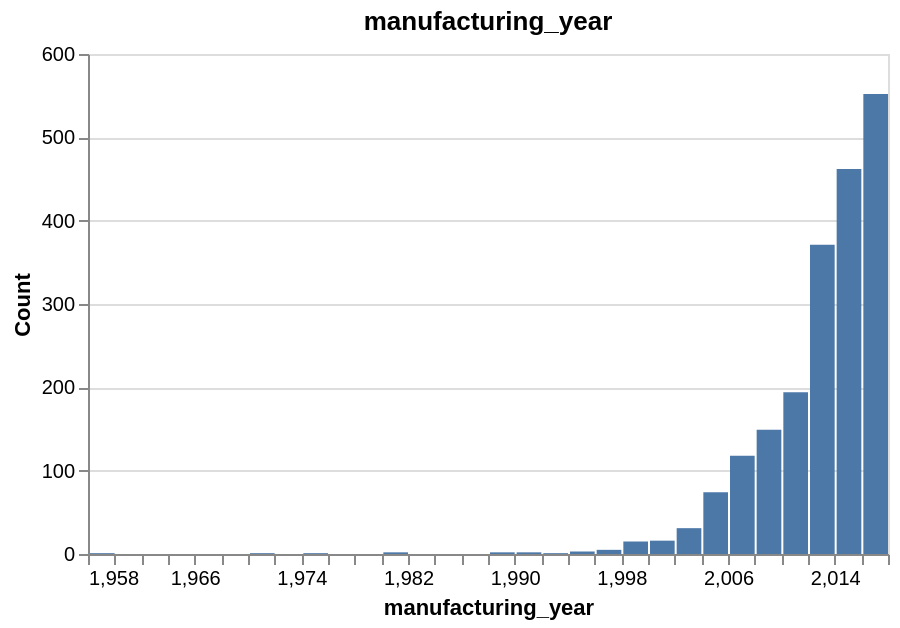
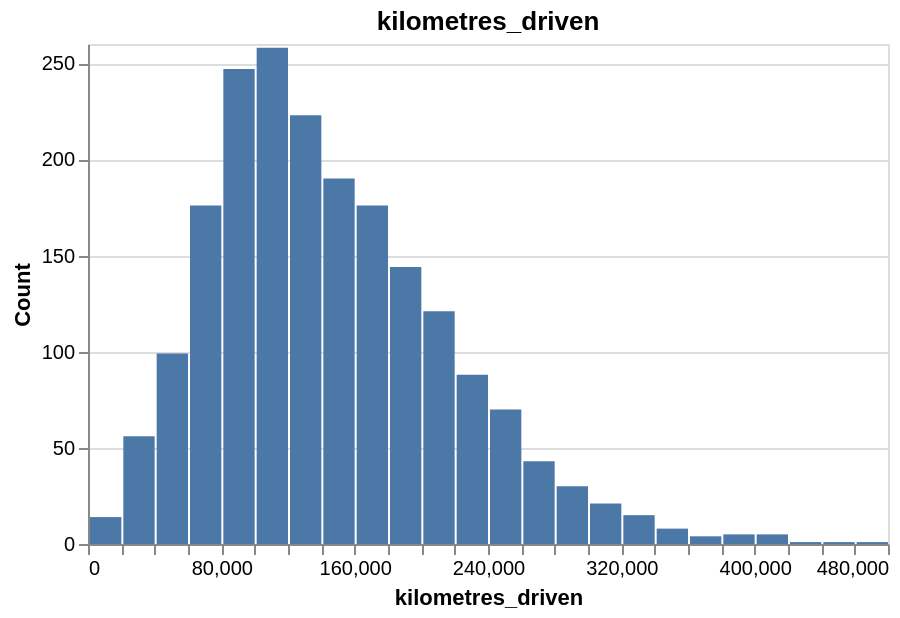

The notebook cell these images were saved under, in order:
### Code cell
#exploring on numerical columns
num_cols = ["manufacturing_year", "kilometres_driven", "price"]

for col in num_cols:
    display(alt.Chart(training_df[[col]].dropna().sample(2000, random_state=42)).mark_bar().encode(
        alt.X(f"{col}:Q", bin=alt.Bin(maxbins=40), title=col),
        alt.Y("count()", title="Count"),
        tooltip=["count()"]
    ).properties(title=col, width=400, height=250))

### Figure 1 — Vega specification as saved in the notebook (floating-point values rounded to 4 significant figures)
{"$schema": "https://vega.github.io/schema/vega/v5.json", "data": [{"name": "source_0", "values": [{"__count": 149, "bin_maxbins_40_manufacturing_year": 2008.0, "bin_maxbins_40_manufacturing_year_end": 2010.0}, {"__count": 462, "bin_maxbins_40_manufacturing_year": 2014.0, "bin_maxbins_40_manufacturing_year_end": 2016.0}, {"__count": 552, "bin_maxbins_40_manufacturing_year": 2016.0, "bin_maxbins_40_manufacturing_year_end": 2018.0}, {"__count": 194, "bin_maxbins_40_manufacturing_year": 2010.0, "bin_maxbins_40_manufacturing_year_end": 2012.0}, {"__count": 371, "bin_maxbins_40_manufacturing_year": 2012.0, "bin_maxbins_40_manufacturing_year_end": 2014.0}, {"__count": 118, "bin_maxbins_40_manufacturing_year": 2006.0, "bin_maxbins_40_manufacturing_year_end": 2008.0}, {"__count": 16, "bin_maxbins_40_manufacturing_year": 2000.0, "bin_maxbins_40_manufacturing_year_end": 2002.0}, {"__count": 2, "bin_maxbins_40_manufacturing_year": 1988.0, "bin_maxbins_40_manufacturing_year_end": 1990.0}, {"__count": 74, "bin_maxbins_40_manufacturing_year": 2004.0, "bin_maxbins_40_manufacturing_year_end": 2006.0}, {"__count": 31, "bin_maxbins_40_manufacturing_year": 2002.0, "bin_maxbins_40_manufacturing_year_end": 2004.0}, {"__count": 15, "bin_maxbins_40_manufacturing_year": 1998.0, "bin_maxbins_40_manufacturing_year_end": 2000.0}, {"__count": 3, "bin_maxbins_40_manufacturing_year": 1994.0, "bin_maxbins_40_manufacturing_year_end": 1996.0}, {"__count": 5, "bin_maxbins_40_manufacturing_year": 1996.0, "bin_maxbins_40_manufacturing_year_end": 1998.0}, {"__count": 1, "bin_maxbins_40_manufacturing_year": 1974.0, "bin_maxbins_40_manufacturing_year_end": 1976.0}, {"__count": 2, "bin_maxbins_40_manufacturing_year": 1980.0, "bin_maxbins_40_manufacturing_year_end": 1982.0}, {"__count": 1, "bin_maxbins_40_manufacturing_year": 1958.0, "bin_maxbins_40_manufacturing_year_end": 1960.0}, {"__count": 2, "bin_maxbins_40_manufacturing_year": 1990.0, "bin_maxbins_40_manufacturing_year_end": 1992.0}, {"__count": 1, "bin_maxbins_40_manufacturing_year": 1992.0, "bin_maxbins_40_manufacturing_year_end": 1994.0}, {"__count": 1, "bin_maxbins_40_manufacturing_year": 1970.0, "bin_maxbins_40_manufacturing_year_end": 1972.0}]}, {"name": "source_0_y_domain___count", "values": [{"min": 1, "max": 552}]}], "signals": [{"name": "bin_maxbins_40_manufacturing_year_bins", "value": {"fields": ["manufacturing_year"], "fname": "bin_manufacturing_year", "start": 1958.0, "step": 2.0, "stop": 2018.0}}], "marks": [{"type": "rect", "name": "marks", "from": {"data": "source_0"}, "encode": {"update": {"y": {"field": "__count", "scale": "y"}, "x": {"field": "bin_maxbins_40_manufacturing_year_end", "scale": "x", "offset": {"signal": "0.5 + (abs(scale(\"x\", datum[\"bin_maxbins_40_manufacturing_year_end\"]) - scale(\"x\", datum[\"bin_maxbins_40_manufacturing_year\"])) < 0.25 ? 0.5 * (0.25 - (abs(scale(\"x\", datum[\"bin_maxbins_40_manufacturing_year_end\"]) - scale(\"x\", datum[\"bin_maxbins_40_manufacturing_year\"])))) : -0.5)"}}, "y2": {"value": 0, "scale": "y"}, "fill": {"value": "#4c78a8"}, "x2": {"field": "bin_maxbins_40_manufacturing_year", "scale": "x", "offset": {"signal": "0.5 + (abs(scale(\"x\", datum[\"bin_maxbins_40_manufacturing_year_end\"]) - scale(\"x\", datum[\"bin_maxbins_40_manufacturing_year\"])) < 0.25 ? -0.5 * (0.25 - (abs(scale(\"x\", datum[\"bin_maxbins_40_manufacturing_year_end\"]) - scale(\"x\", datum[\"bin_maxbins_40_manufacturing_year\"])))) : 0.5)"}}, "tooltip": {"signal": "{\"Count of Records\": format(datum[\"__count\"], \"\")}"}}}, "style": ["bar"]}], "scales": [{"name": "x", "type": "linear", "domain": {"signal": "[bin_maxbins_40_manufacturing_year_bins.start, bin_maxbins_40_manufacturing_year_bins.stop]"}, "range": [0, {"signal": "width"}], "bins": {"signal": "bin_maxbins_40_manufacturing_year_bins"}, "zero": false}, {"name": "y", "type": "linear", "domain": [{"signal": "(data(\"source_0_y_domain___count\")[0] || {}).min"}, {"signal": "(data(\"source_0_y_domain___count\")[0] || {}).max"}], "range": [{"signal": "height"}, 0], "zero": true, "nice": true}], "axes": [{"scale": "y", "orient": "left", "aria": false, "grid": true, "domain": false, "gridScale": "x", "labels": false, "tickCount": {"signal": "ceil(height/40)"}, "maxExtent": 0, "minExtent": 0, "ticks": false, "zindex": 0}, {"scale": "x", "zindex": 0, "grid": false, "orient": "bottom", "labelOverlap": true, "labelFlush": true, "title": "manufacturing_year", "tickCount": {"signal": "ceil(width/10)"}}, {"scale": "y", "labelOverlap": true, "orient": "left", "title": "Count", "tickCount": {"signal": "ceil(height/40)"}, "zindex": 0, "grid": false}], "title": {"text": "manufacturing_year", "frame": "group"}, "background": "white", "height": 250, "padding": 5, "width": 400, "style": "cell"}

### Figure 2 — Vega specification as saved in the notebook (floating-point values rounded to 4 significant figures)
{"$schema": "https://vega.github.io/schema/vega/v5.json", "data": [{"name": "source_0", "values": [{"__count": 30, "bin_maxbins_40_kilometres_driven": 280000.0, "bin_maxbins_40_kilometres_driven_end": 300000.0}, {"__count": 121, "bin_maxbins_40_kilometres_driven": 200000.0, "bin_maxbins_40_kilometres_driven_end": 220000.0}, {"__count": 223, "bin_maxbins_40_kilometres_driven": 120000.0, "bin_maxbins_40_kilometres_driven_end": 140000.0}, {"__count": 56, "bin_maxbins_40_kilometres_driven": 20000.0, "bin_maxbins_40_kilometres_driven_end": 40000.0}, {"__count": 99, "bin_maxbins_40_kilometres_driven": 40000.0, "bin_maxbins_40_kilometres_driven_end": 60000.0}, {"__count": 247, "bin_maxbins_40_kilometres_driven": 80000.0, "bin_maxbins_40_kilometres_driven_end": 100000.0}, {"__count": 190, "bin_maxbins_40_kilometres_driven": 140000.0, "bin_maxbins_40_kilometres_driven_end": 160000.0}, {"__count": 258, "bin_maxbins_40_kilometres_driven": 100000.0, "bin_maxbins_40_kilometres_driven_end": 120000.0}, {"__count": 144, "bin_maxbins_40_kilometres_driven": 180000.0, "bin_maxbins_40_kilometres_driven_end": 200000.0}, {"__count": 176, "bin_maxbins_40_kilometres_driven": 60000.0, "bin_maxbins_40_kilometres_driven_end": 80000.0}, {"__count": 88, "bin_maxbins_40_kilometres_driven": 220000.0, "bin_maxbins_40_kilometres_driven_end": 240000.0}, {"__count": 43, "bin_maxbins_40_kilometres_driven": 260000.0, "bin_maxbins_40_kilometres_driven_end": 280000.0}, {"__count": 176, "bin_maxbins_40_kilometres_driven": 160000.0, "bin_maxbins_40_kilometres_driven_end": 180000.0}, {"__count": 70, "bin_maxbins_40_kilometres_driven": 240000.0, "bin_maxbins_40_kilometres_driven_end": 260000.0}, {"__count": 21, "bin_maxbins_40_kilometres_driven": 300000.0, "bin_maxbins_40_kilometres_driven_end": 320000.0}, {"__count": 14, "bin_maxbins_40_kilometres_driven": 0.0, "bin_maxbins_40_kilometres_driven_end": 20000.0}, {"__count": 8, "bin_maxbins_40_kilometres_driven": 340000.0, "bin_maxbins_40_kilometres_driven_end": 360000.0}, {"__count": 4, "bin_maxbins_40_kilometres_driven": 360000.0, "bin_maxbins_40_kilometres_driven_end": 380000.0}, {"__count": 1, "bin_maxbins_40_kilometres_driven": 460000.0, "bin_maxbins_40_kilometres_driven_end": 480000.0}, {"__count": 15, "bin_maxbins_40_kilometres_driven": 320000.0, "bin_maxbins_40_kilometres_driven_end": 340000.0}, {"__count": 5, "bin_maxbins_40_kilometres_driven": 380000.0, "bin_maxbins_40_kilometres_driven_end": 400000.0}, {"__count": 5, "bin_maxbins_40_kilometres_driven": 400000.0, "bin_maxbins_40_kilometres_driven_end": 420000.0}, {"__count": 1, "bin_maxbins_40_kilometres_driven": 440000.0, "bin_maxbins_40_kilometres_driven_end": 460000.0}, {"__count": 1, "bin_maxbins_40_kilometres_driven": 420000.0, "bin_maxbins_40_kilometres_driven_end": 440000.0}]}, {"name": "source_0_y_domain___count", "values": [{"min": 1, "max": 258}]}], "signals": [{"name": "bin_maxbins_40_kilometres_driven_bins", "value": {"fields": ["kilometres_driven"], "fname": "bin_kilometres_driven", "start": 0.0, "step": 20000.0, "stop": 480000.0}}], "marks": [{"type": "rect", "name": "marks", "from": {"data": "source_0"}, "encode": {"update": {"y": {"field": "__count", "scale": "y"}, "tooltip": {"signal": "{\"Count of Records\": format(datum[\"__count\"], \"\")}"}, "x2": {"field": "bin_maxbins_40_kilometres_driven", "scale": "x", "offset": {"signal": "0.5 + (abs(scale(\"x\", datum[\"bin_maxbins_40_kilometres_driven_end\"]) - scale(\"x\", datum[\"bin_maxbins_40_kilometres_driven\"])) < 0.25 ? -0.5 * (0.25 - (abs(scale(\"x\", datum[\"bin_maxbins_40_kilometres_driven_end\"]) - scale(\"x\", datum[\"bin_maxbins_40_kilometres_driven\"])))) : 0.5)"}}, "fill": {"value": "#4c78a8"}, "x": {"field": "bin_maxbins_40_kilometres_driven_end", "scale": "x", "offset": {"signal": "0.5 + (abs(scale(\"x\", datum[\"bin_maxbins_40_kilometres_driven_end\"]) - scale(\"x\", datum[\"bin_maxbins_40_kilometres_driven\"])) < 0.25 ? 0.5 * (0.25 - (abs(scale(\"x\", datum[\"bin_maxbins_40_kilometres_driven_end\"]) - scale(\"x\", datum[\"bin_maxbins_40_kilometres_driven\"])))) : -0.5)"}}, "y2": {"value": 0, "scale": "y"}}}, "style": ["bar"]}], "scales": [{"name": "x", "type": "linear", "domain": {"signal": "[bin_maxbins_40_kilometres_driven_bins.start, bin_maxbins_40_kilometres_driven_bins.stop]"}, "range": [0, {"signal": "width"}], "bins": {"signal": "bin_maxbins_40_kilometres_driven_bins"}, "zero": false}, {"name": "y", "type": "linear", "domain": [{"signal": "(data(\"source_0_y_domain___count\")[0] || {}).min"}, {"signal": "(data(\"source_0_y_domain___count\")[0] || {}).max"}], "range": [{"signal": "height"}, 0], "nice": true, "zero": true}], "axes": [{"scale": "y", "maxExtent": 0, "gridScale": "x", "aria": false, "tickCount": {"signal": "ceil(height/40)"}, "domain": false, "ticks": false, "minExtent": 0, "orient": "left", "zindex": 0, "grid": true, "labels": false}, {"scale": "x", "zindex": 0, "orient": "bottom", "title": "kilometres_driven", "labelFlush": true, "grid": false, "labelOverlap": true, "tickCount": {"signal": "ceil(width/10)"}}, {"scale": "y", "title": "Count", "zindex": 0, "tickCount": {"signal": "ceil(height/40)"}, "orient": "left", "grid": false, "labelOverlap": true}], "title": {"text": "kilometres_driven", "frame": "group"}, "padding": 5, "style": "cell", "background": "white", "width": 400, "height": 250}
